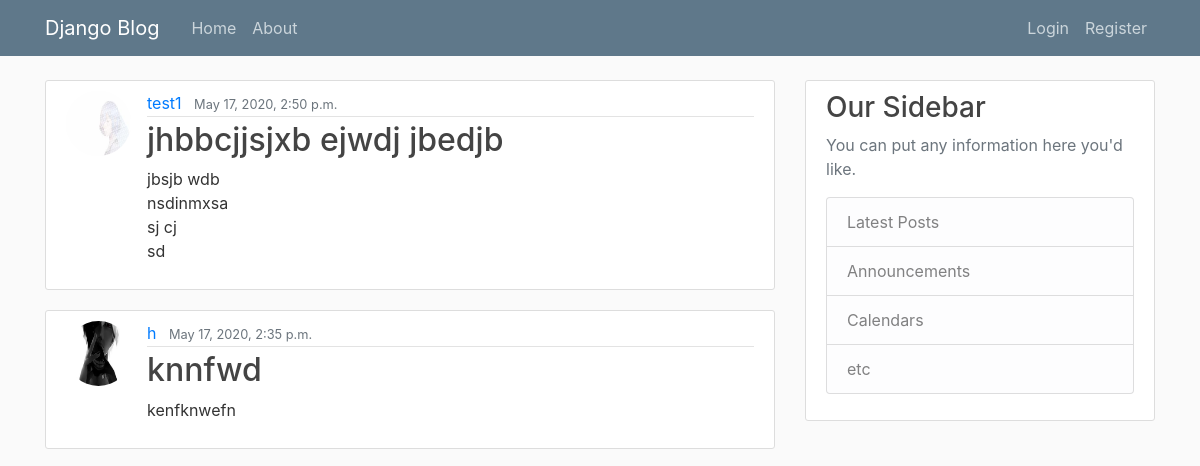
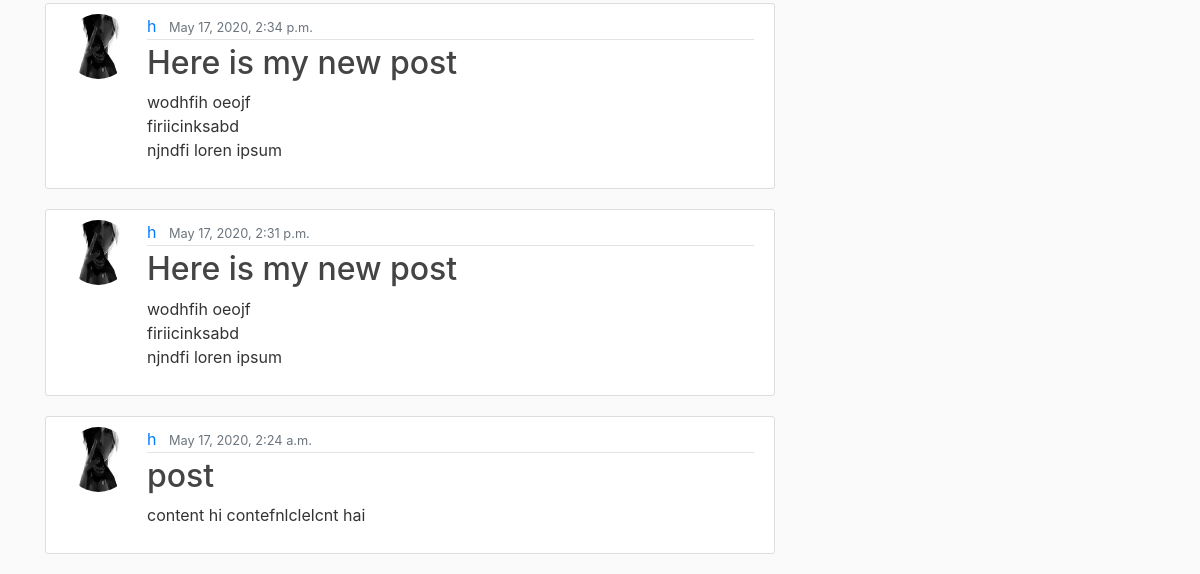
The app's page /, older data (2 pictures, top to bottom).
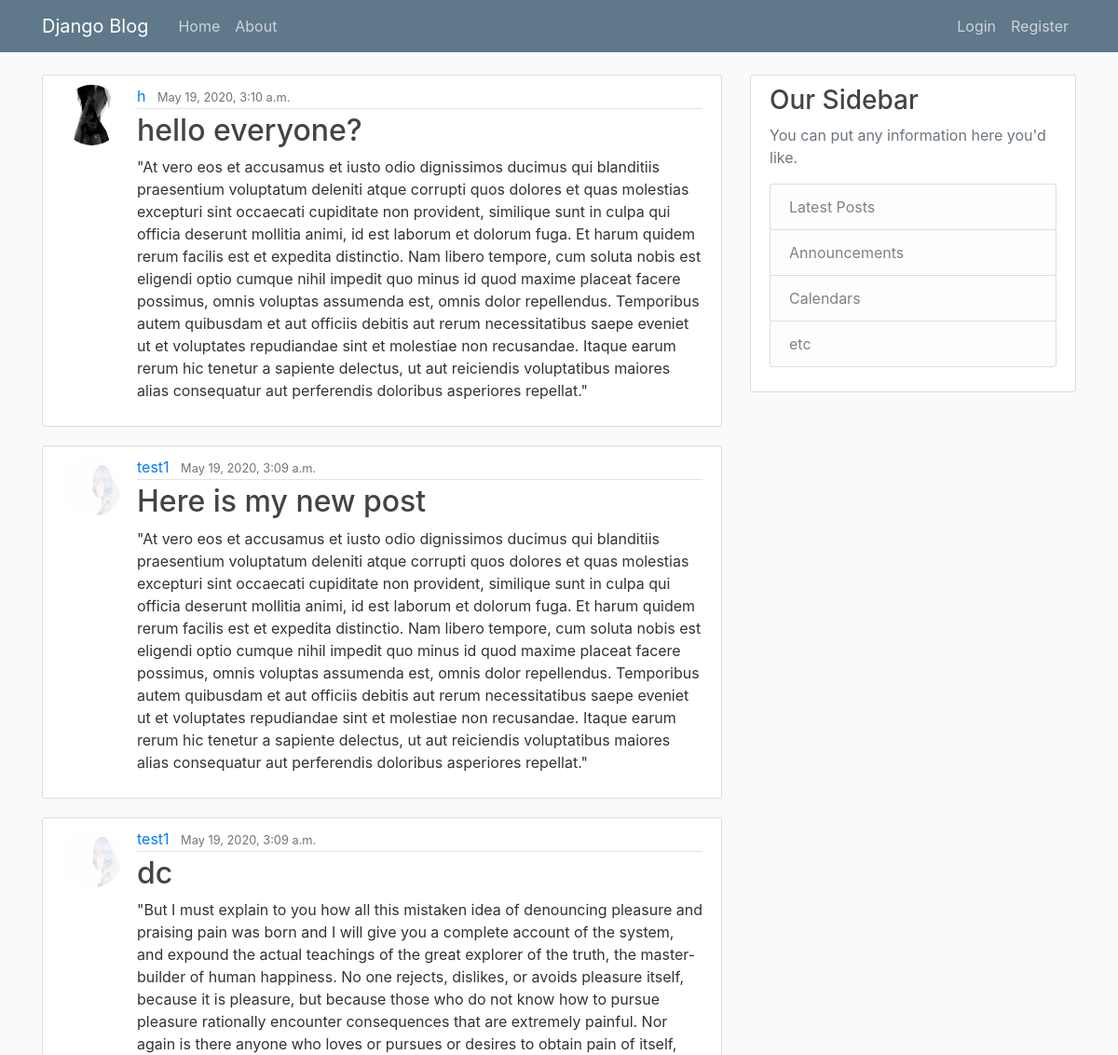
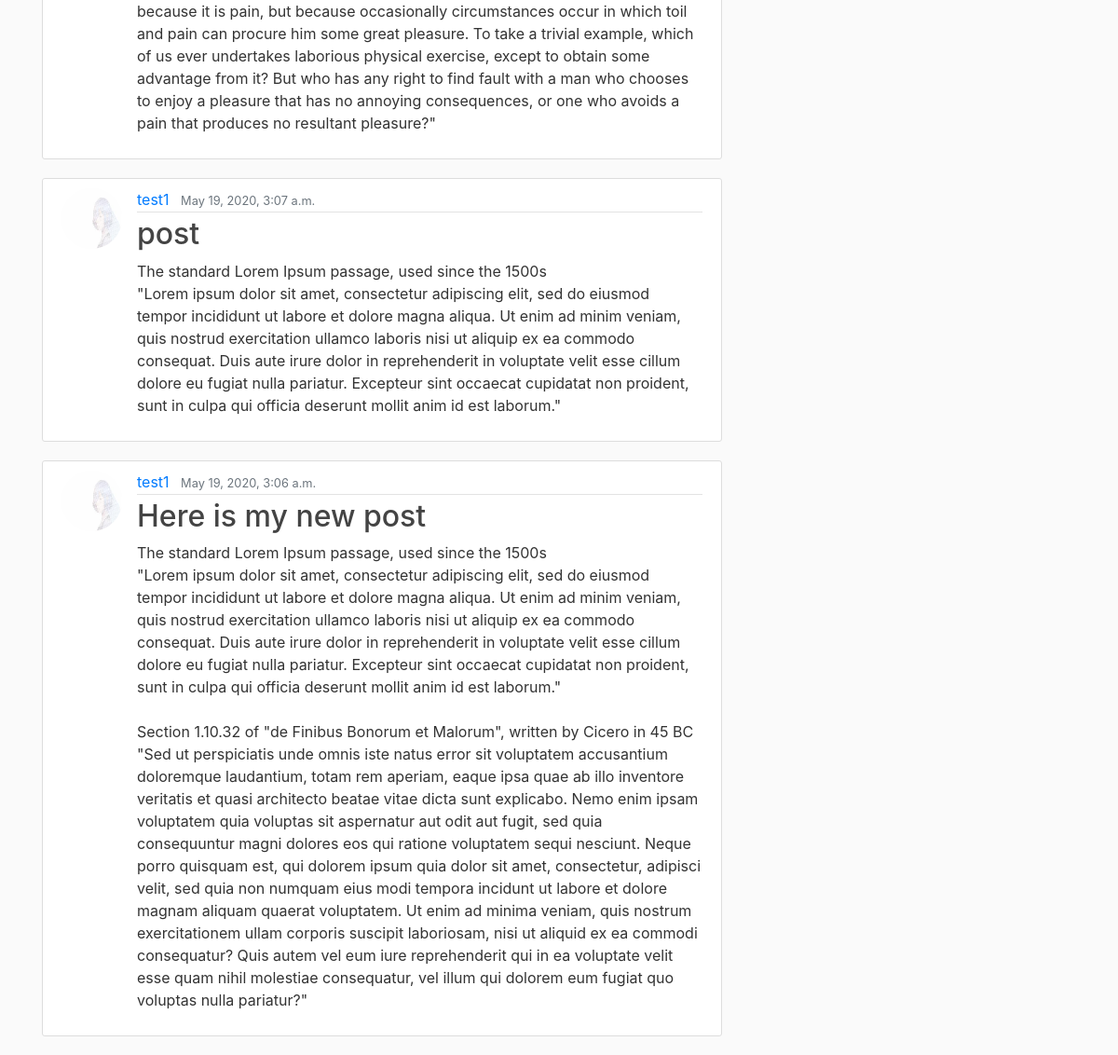
The same page, newer data (2 pictures, top to bottom).
### blog/models.py (models this page shows, shortened)
class Post(models.Model):
	title = models.CharField(max_length = 100)
	content = models.TextField()
	date_posted = models.DateTimeField(default = timezone.now)
	author = models.ForeignKey(User, on_delete = models.CASCADE)

### users/models.py (models this page shows, shortened)
class Profile(models.Model):
	user = models.OneToOneField(User, on_delete = models.CASCADE)
	image = models.ImageField(default = 'default.jpg', upload_to = 'profile_pics')

### blog/views.py (the view)
# urls.py: path('', PostListView.as_view(), name = 'blog-home'),
class PostListView(ListView):
	model = Post
	template_name = 'blog/home.html'
	context_object_name = 'posts'
	ordering = ['-date_posted']
	paginate_by = 5

### blog/templates/blog/home.html
{% extends 'blog/base.html' %}
{% block content %}
{% for post in posts %}
<article class="media content-section">
	<img class = "rounded-circle article-img"src="{{ post.author.profile.image.url }}"/>
  <div class="media-body">
    <div class="article-metadata">
      <a class="mr-2" href="#">{{ post.author }}</a>
      <small class="text-muted">{{ post.date_posted }}</small>
    </div>
    <h2><a class="article-title" href="{% url 'post-detail' post.id  %}">{{ post.title }}</a></h2>
    <p class="article-content">{{ post.content }}</p>
  </div>
</article>
{% endfor %}
{% endblock content %}

Row changes from the older to the newer data that the page shows:
no longer on this page (row unchanged): Post: author.profile.image (picture), author "test1", date_posted "May 17, 2020, 2:50 p.m.", title "jhbbcjjsjxb ejwdj jbedjb", content "jbsjb wdb nsdinmxsa sj cj sd"
removed Post: author.profile.image (picture), author "h", date_posted "May 17, 2020, 2:35 p.m.", title "knnfwd", content "kenfknwefn"
no longer on this page (row unchanged): Post: author.profile.image (picture), author "h", date_posted "May 17, 2020, 2:34 p.m.", title "Here is my new post", content "wodhfih oeojf firiicinksabd njndfi loren ipsum"
removed Post: author.profile.image (picture), author "h", date_posted "May 17, 2020, 2:31 p.m.", title "Here is my new post", content "wodhfih oeojf firiicinksabd njndfi loren ipsum"
no longer on this page (row unchanged): Post: author.profile.image (picture), author "h", date_posted "May 17, 2020, 2:24 a.m.", title "post", content "content hi contefnlclelcnt hai"
added Post: author.profile.image (picture), author "h", date_posted "May 19, 2020, 3:10 a.m.", title "hello everyone?", content "\"At vero eos et accusamus et iusto odio dignissimos ducimus qui blanditiis praesentium voluptatum deleniti atque corrupti quos dolores et quas molestias excepturi sint occaecati cupiditate non provident, similique sunt in culpa qui officia deserunt mollitia animi, id est laborum et dolorum fuga. Et harum quidem rerum facilis est et expedita distinctio. Nam libero tempore, cum soluta nobis est eligendi optio cumque nihil impedit quo minus id quod maxime placeat facere possimus, omnis voluptas assumenda est, omnis dolor repellendus. Temporibus autem quibusdam et aut officiis debitis aut rerum necessitatibus saepe eveniet ut et voluptates repudiandae sint et molestiae non recusandae. Itaque…"
added Post: author.profile.image (picture), author "test1", date_posted "May 19, 2020, 3:09 a.m.", title "Here is my new post", content "\"At vero eos et accusamus et iusto odio dignissimos ducimus qui blanditiis praesentium voluptatum deleniti atque corrupti quos dolores et quas molestias excepturi sint occaecati cupiditate non provident, similique sunt in culpa qui officia deserunt mollitia animi, id est laborum et dolorum fuga. Et harum quidem rerum facilis est et expedita distinctio. Nam libero tempore, cum soluta nobis est eligendi optio cumque nihil impedit quo minus id quod maxime placeat facere possimus, omnis voluptas assumenda est, omnis dolor repellendus. Temporibus autem quibusdam et aut officiis debitis aut rerum necessitatibus saepe eveniet ut et voluptates repudiandae sint et molestiae non recusandae. Itaque…"
added Post: author.profile.image (picture), author "test1", date_posted "May 19, 2020, 3:09 a.m.", title "dc", content "\"But I must explain to you how all this mistaken idea of denouncing pleasure and praising pain was born and I will give you a complete account of the system, and expound the actual teachings of the great explorer of the truth, the master-builder of human happiness. No one rejects, dislikes, or avoids pleasure itself, because it is pleasure, but because those who do not know how to pursue pleasure rationally encounter consequences that are extremely painful. Nor again is there anyone who loves or pursues or desires to obtain pain of itself, because it is pain, but because occasionally circumstances occur in which toil and pain can procure him some great pleasure. To take a trivial example,…"
added Post: author.profile.image (picture), author "test1", date_posted "May 19, 2020, 3:07 a.m.", title "post", content "The standard Lorem Ipsum passage, used since the 1500s \"Lorem ipsum dolor sit amet, consectetur adipiscing elit, sed do eiusmod tempor incididunt ut labore et dolore magna aliqua. Ut enim ad minim veniam, quis nostrud exercitation ullamco laboris nisi ut aliquip ex ea commodo consequat. Duis aute irure dolor in reprehenderit in voluptate velit esse cillum dolore eu fugiat nulla pariatur. Excepteur sint occaecat cupidatat non proident, sunt in culpa qui officia deserunt mollit anim id est laborum.\""
added Post: author.profile.image (picture), author "test1", date_posted "May 19, 2020, 3:06 a.m.", title "Here is my new post", content "The standard Lorem Ipsum passage, used since the 1500s \"Lorem ipsum dolor sit amet, consectetur adipiscing elit, sed do eiusmod tempor incididunt ut labore et dolore magna aliqua. Ut enim ad minim veniam, quis nostrud exercitation ullamco laboris nisi ut aliquip ex ea commodo consequat. Duis aute irure dolor in reprehenderit in voluptate velit esse cillum dolore eu fugiat nulla pariatur. Excepteur sint occaecat cupidatat non proident, sunt in culpa qui officia deserunt mollit anim id est laborum.\" Section 1.10.32 of \"de Finibus Bonorum et Malorum\", written by Cicero in 45 BC \"Sed ut perspiciatis unde omnis iste natus error sit voluptatem accusantium doloremque laudantium, totam rem aperiam,…"
